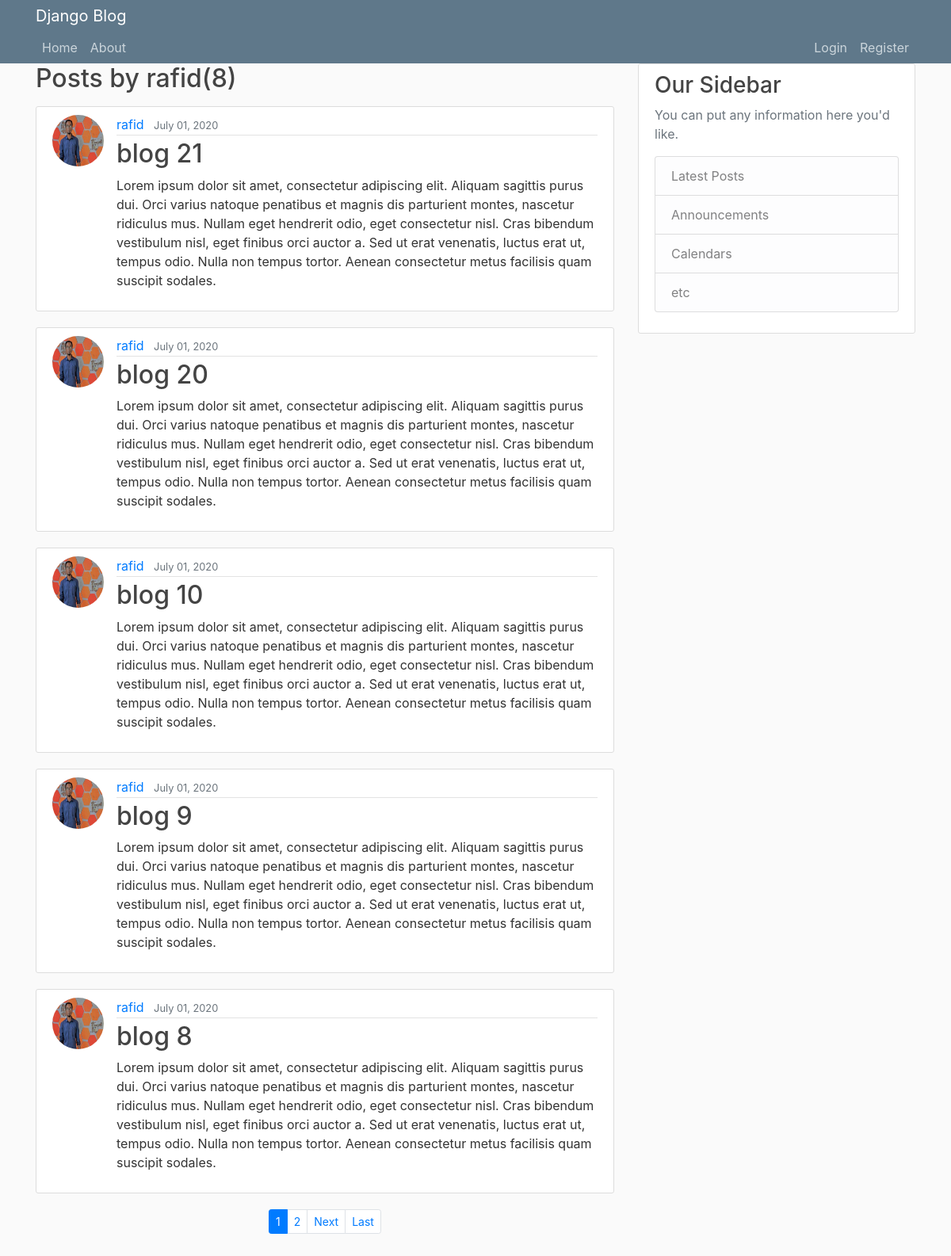
The page /user/rafid on the database its author committed.
### blog/models.py (models this page shows, shortened)
class post(models.Model):
    title = models.CharField(max_length=100)
    content = models.TextField()
    date_posted = models.DateTimeField(default=timezone.now)
    author = models.ForeignKey(User, on_delete=models.CASCADE)

### users/models.py (models this page shows, shortened)
class profile(models.Model):
    user = models.OneToOneField(User, on_delete=models.CASCADE)
    image = models.ImageField(default='default.jpg', upload_to='profile_pics')

### blog/views.py (the view)
# urls.py: path('user/<str:username>', UserPostListView.as_view(), name='user-posts'),
class UserPostListView(ListView):
    model = post
    template_name = 'blog/user_posts.html'
    context_object_name = 'posts'
    paginate_by = 5
    def get_queryset(self):
        user = get_object_or_404(User, username=self.kwargs.get('username'))
        return post.objects.filter(author=user).order_by('-date_posted')

### blog/templates/blog/user_posts.html (shortened to what this page needs)
{% extends 'blog/base.html' %}
{% block content %}
    <h2 class="mb-3">Posts by {{ view.kwargs.username }}({{ page_obj.paginator.count }})</h2>
    {% for post in posts %}
    <article class="media content-section">
     <img class="rounded-circle article-img" src="{{ post.author.profile.image.url }}">
      <div class="media-body">
        <div class="article-metadata">
          <a class="mr-2" href="{% url 'profile' %}">{{ post.author }}</a>
          <small class="text-muted">{{ post.date_posted|date:'F d, Y' }}</small>
        </div>
        <h2><a class="article-title" href="{% url 'post-detail' post.id %}">{{ post.title }}</a></h2>
        <p class="article-content">{{ post.content }}</p>
      </div>
    </article>
    {% endfor %}
    {% if is_paginated %}
        <nav class="mb-5">
        <ul class="pagination pagination-sm justify-content-center">
        {% for num in page_obj.paginator.page_range %}
            {% if num == page_obj.number %}
                <li class="page-item active"><a class="page-link" href="?page={{ num }}">{{ num }}</a></li>
            {% elif num > page_obj.number|add:'-3' and num < page_obj.number|add:'3' %}
                <li class="page-item"><a class="page-link" href="?page={{ num }}">{{ num }}</a></li>
            {% endif %}
        {% endfor %}
        {% if page_obj.has_next %}
            <li class="page-item"><a class="page-link" href="?page={{ page_obj.next_page_number }}">Next</a></li>
            <li class="page-item"><a class="page-link" href="?page={{ page_obj.paginator.num_pages }}">Last</a></li>
        {% endif %}
        </ul>
        </nav>
    {% endif %}
{% endblock content%}

### blog/static/blog/main.css (style rules this page uses)
body { background: #fafafa; color: #333333; margin-top: 5rem; }
h1, h2, h3, h4, h5, h6 { color: #444444; }
ul { margin: 0; }
.content-section { background: #ffffff; padding: 10px 20px; border: 1px solid #dddddd; border-radius: 3px; margin-bottom: 20px; }
.article-title { color: #444444; }
.article-content { white-space: pre-line; }
.article-img { height: 65px; width: 65px; margin-right: 16px; }
.article-metadata { padding-bottom: 1px; margin-bottom: 4px; border-bottom: 1px solid #e3e3e3 }

### rows shown on the page
post: author.profile.image (picture), author "rafid", date_posted "July 01, 2020", title "blog 21", content "Lorem ipsum dolor sit amet, consectetur adipiscing elit. Aliquam sagittis purus dui. Orci varius natoque penatibus et magnis dis parturient montes, nascetur ridiculus mus. Nullam eget hendrerit odio, eget consectetur nisl. Cras bibendum vestibulum nisl, eget finibus orci auctor a. Sed ut erat venenatis, luctus erat ut, tempus odio. Nulla non tempus tortor. Aenean consectetur metus facilisis quam suscipit sodales."
post: author.profile.image (picture), author "rafid", date_posted "July 01, 2020", title "blog 20", content "Lorem ipsum dolor sit amet, consectetur adipiscing elit. Aliquam sagittis purus dui. Orci varius natoque penatibus et magnis dis parturient montes, nascetur ridiculus mus. Nullam eget hendrerit odio, eget consectetur nisl. Cras bibendum vestibulum nisl, eget finibus orci auctor a. Sed ut erat venenatis, luctus erat ut, tempus odio. Nulla non tempus tortor. Aenean consectetur metus facilisis quam suscipit sodales."
post: author.profile.image (picture), author "rafid", date_posted "July 01, 2020", title "blog 10", content "Lorem ipsum dolor sit amet, consectetur adipiscing elit. Aliquam sagittis purus dui. Orci varius natoque penatibus et magnis dis parturient montes, nascetur ridiculus mus. Nullam eget hendrerit odio, eget consectetur nisl. Cras bibendum vestibulum nisl, eget finibus orci auctor a. Sed ut erat venenatis, luctus erat ut, tempus odio. Nulla non tempus tortor. Aenean consectetur metus facilisis quam suscipit sodales."
post: author.profile.image (picture), author "rafid", date_posted "July 01, 2020", title "blog 9", content "Lorem ipsum dolor sit amet, consectetur adipiscing elit. Aliquam sagittis purus dui. Orci varius natoque penatibus et magnis dis parturient montes, nascetur ridiculus mus. Nullam eget hendrerit odio, eget consectetur nisl. Cras bibendum vestibulum nisl, eget finibus orci auctor a. Sed ut erat venenatis, luctus erat ut, tempus odio. Nulla non tempus tortor. Aenean consectetur metus facilisis quam suscipit sodales."
post: author.profile.image (picture), author "rafid", date_posted "July 01, 2020", title "blog 8", content "Lorem ipsum dolor sit amet, consectetur adipiscing elit. Aliquam sagittis purus dui. Orci varius natoque penatibus et magnis dis parturient montes, nascetur ridiculus mus. Nullam eget hendrerit odio, eget consectetur nisl. Cras bibendum vestibulum nisl, eget finibus orci auctor a. Sed ut erat venenatis, luctus erat ut, tempus odio. Nulla non tempus tortor. Aenean consectetur metus facilisis quam suscipit sodales."

### other values the page prints
{{ view.kwargs.username }} "rafid"
{{ page_obj.paginator.count }} "8"
{{ num }} "1"
{{ num }} "2"
